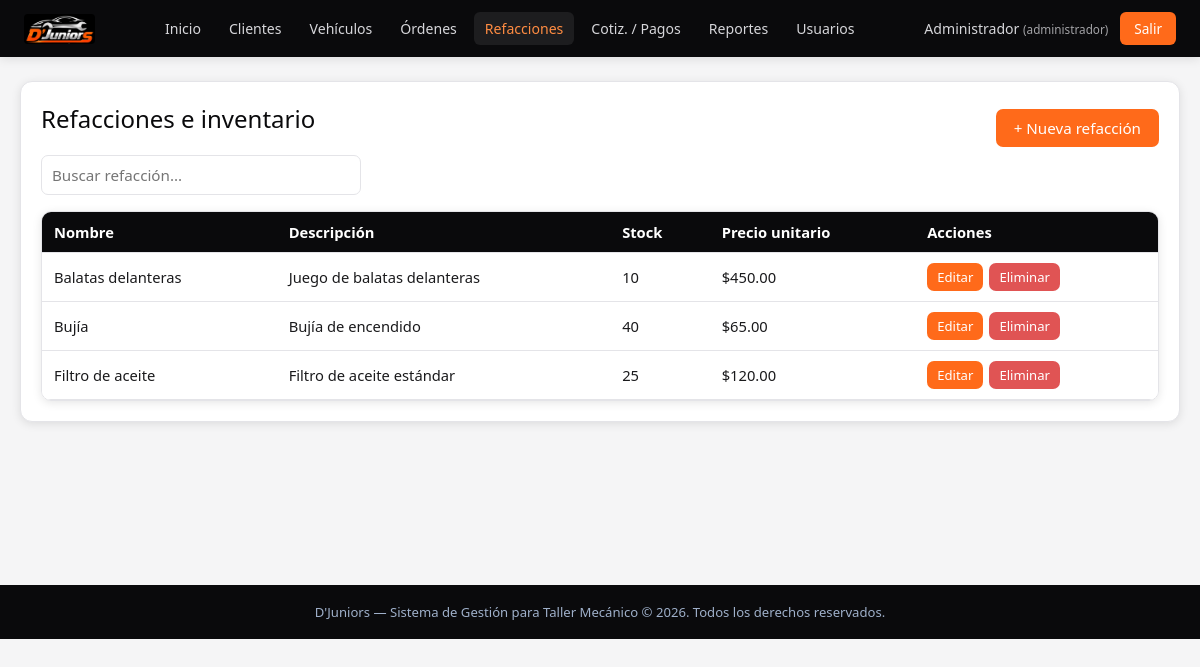
/refacciones/index.php (signed in), run on the app's committed database.
### tables this page shows
CREATE TABLE IF NOT EXISTS `refacciones` (
  `id` int(11) NOT NULL AUTO_INCREMENT,
  `nombre` varchar(150) NOT NULL,
  `descripcion` varchar(255) DEFAULT NULL,
  `stock` int(11) NOT NULL DEFAULT '0',
  `precio_unitario` decimal(10,2) NOT NULL DEFAULT '0.00',
  `fecha_registro` timestamp NOT NULL DEFAULT CURRENT_TIMESTAMP,
  PRIMARY KEY (`id`)
);

### includes/auth.php (called while the page is built, shortened)
<?php
function estaAutenticado() {
    return isset($_SESSION['usuario_id']);
}
function esCliente() {
    return ($_SESSION['usuario_rol'] ?? '') === 'cliente';
}
function rutaBase() {
    $scriptDir = dirname($_SERVER['SCRIPT_NAME']);
    $partes = array_filter(explode('/', $scriptDir));
    $subcarpetas = ['clientes','vehiculos','ordenes','servicios','refacciones','cotizaciones','usuarios','reportes','portal'];
    $ultima = end($partes);
    if (in_array($ultima, $subcarpetas, true)) {
        return '../';
    }
    return '';
}
function usuarioActual() {
    return [
        'id'         => $_SESSION['usuario_id'] ?? null,
        'nombre'     => $_SESSION['usuario_nombre'] ?? null,
        'rol'        => $_SESSION['usuario_rol'] ?? null,
        'cliente_id' => $_SESSION['cliente_id'] ?? null,
    ];
}

### refacciones/index.php (the view, shortened to what this page needs)
<?php
require_once __DIR__ . '/../includes/auth.php';
$pdo = conectarDB();
$busqueda = trim($_GET['q'] ?? '');
if ($busqueda !== '') {
    $stmt = $pdo->prepare('SELECT * FROM refacciones WHERE nombre LIKE ? ORDER BY nombre');
    $stmt->execute(["%$busqueda%"]);
} else {
    $stmt = $pdo->query('SELECT * FROM refacciones ORDER BY nombre');
}
$refacciones = $stmt->fetchAll();
require_once __DIR__ . '/../includes/header.php';
?>
<div class="panel">
    <div class="flex-entre">
        <h2 class="mt-0">Refacciones e inventario</h2>
        <a href="crear.php" class="btn">+ Nueva refacción</a>
    </div>
    <form method="GET" class="form-grupo" style="max-width:320px; margin-bottom:16px;">
        <input type="text" name="q" placeholder="Buscar refacción..." value="<?php echo htmlspecialchars($busqueda); ?>">
    </form>
    <div class="tabla-contenedor">
        <table>
            <thead><tr><th>Nombre</th><th>Descripción</th><th>Stock</th><th>Precio unitario</th><th>Acciones</th></tr></thead>
            <tbody>
                <?php foreach ($refacciones as $r): ?>
                <tr>
                    <td><?php echo htmlspecialchars($r['nombre']); ?></td>
                    <td><?php echo htmlspecialchars($r['descripcion']); ?></td>
                    <td>
                        <?php echo (int) $r['stock']; ?>
                    </td>
                    <td>$<?php echo number_format($r['precio_unitario'], 2); ?></td>
                    <td class="acciones">
                        <a href="editar.php?id=<?php echo $r['id']; ?>" class="btn btn-sm">Editar</a>
                        <a href="index.php?eliminar=<?php echo $r['id']; ?>" class="btn btn-sm btn-peligro confirmar-eliminar" data-mensaje="¿Eliminar esta refacción?">Eliminar</a>
                    </td>
                </tr>
                <?php endforeach; ?>
            </tbody>
        </table>
    </div>
</div>
<?php require_once __DIR__ . '/../includes/footer.php'; ?>

### includes/header.php (shortened to what this page needs)
<?php
require_once __DIR__ . '/auth.php';
$base = rutaBase();
$usuario = usuarioActual();
$cliente = esCliente();
function navActiva($patron) {
    $ruta = $_SERVER['SCRIPT_NAME'];
    foreach ((array) $patron as $p) {
        if (strpos($ruta, $p) !== false) {
            return ' activo';
        }
    }
    return '';
}
?>
<!DOCTYPE html>
<html lang="es">
<head>
<link rel="stylesheet" href="<?php echo $base; ?>css/style.css">
</head>
<body data-base="<?php echo htmlspecialchars($base); ?>">
<?php if (estaAutenticado()): ?>
<header class="topbar">
    <div class="topbar-brand">
        <img src="<?php echo $base; ?>assets/img/logo-header.png" alt="D'Juniors" class="logo-img">
    </div>
    <?php if ($cliente): ?>
    <nav class="topbar-nav" id="navPrincipal">
        <a class="<?php echo navActiva(['/portal/index.php']); ?>" href="<?php echo $base; ?>portal/index.php">Inicio</a>
        <a class="<?php echo navActiva(['/portal/vehiculos.php','/portal/vehiculo.php']); ?>" href="<?php echo $base; ?>portal/vehiculos.php">Mis vehículos</a>
        <a class="<?php echo navActiva(['/portal/ordenes.php','/portal/orden.php']); ?>" href="<?php echo $base; ?>portal/ordenes.php">Mis órdenes</a>
        <a class="<?php echo navActiva(['/portal/perfil.php']); ?>" href="<?php echo $base; ?>portal/perfil.php">Mi perfil</a>
    </nav>
    <?php else: ?>
    <nav class="topbar-nav" id="navPrincipal">
        <a class="<?php echo navActiva(['/dashboard.php']); ?>" href="<?php echo $base; ?>dashboard.php">Inicio</a>
        <a class="<?php echo navActiva(['/clientes/']); ?>" href="<?php echo $base; ?>clientes/index.php">Clientes</a>
        <a class="<?php echo navActiva(['/vehiculos/']); ?>" href="<?php echo $base; ?>vehiculos/index.php">Vehículos</a>
        <a class="<?php echo navActiva(['/ordenes/']); ?>" href="<?php echo $base; ?>ordenes/index.php">Órdenes</a>
        <a class="<?php echo navActiva(['/refacciones/']); ?>" href="<?php echo $base; ?>refacciones/index.php">Refacciones</a>
        <a class="<?php echo navActiva(['/cotizaciones/']); ?>" href="<?php echo $base; ?>cotizaciones/index.php">Cotiz. / Pagos</a>
        <a class="<?php echo navActiva(['/reportes/']); ?>" href="<?php echo $base; ?>reportes/index.php">Reportes</a>
        <?php if ($usuario['rol'] === 'administrador'): ?>
        <a class="<?php echo navActiva(['/usuarios/']); ?>" href="<?php echo $base; ?>usuarios/index.php">Usuarios</a>
        <?php endif; ?>
    </nav>
    <?php endif; ?>
    <div class="topbar-user">
        <span><?php echo htmlspecialchars($usuario['nombre']); ?> <small>(<?php echo htmlspecialchars($cliente ? 'cliente' : $usuario['rol']); ?>)</small></span>
        <a href="<?php echo $base; ?>logout.php" class="btn-logout">Salir</a>
    </div>
</header>
<?php endif; ?>
<main class="contenido">

### includes/footer.php (shortened to what this page needs)
</main>
<footer class="footer">
    <p>D'Juniors — Sistema de Gestión para Taller Mecánico &copy; <?php echo date('Y'); ?>. Todos los derechos reservados.</p>
</footer>
</body>
</html>

### css/style.css (style rules this page uses)
:root { --navy: #0a0a0c; --navy-2: #151517; --navy-3: #1f1f22; --blue: #ff6a1a; --blue-light: #ff8c42; --blue-pale: #fff1e6; --plata: #c9ccd2; --plata-oscura: #9a9ea6; --surface: #f5f5f6; --card-border: #e4e4e8; --texto: #1a1a1c; --gris: #6b6b72; --blanco: #ffffff; --verde: #1f9d6b; --rojo: #e05454; --amarillo: #e0a233; --sombra: 0 2px 10px rgba(10,10,12,0.10); --tabbar-h: 62px; }
* { box-sizing: border-box; }
body { margin: 0; font-family: 'Segoe UI', Arial, sans-serif; background: var(--surface); color: var(--texto); }
a { text-decoration: none; color: inherit; }
.topbar { background: var(--navy); color: var(--blanco); display: flex; align-items: center; justify-content: space-between; padding: 12px 24px; flex-wrap: wrap; box-shadow: var(--sombra); gap: 10px; }
.topbar-brand { display: flex; align-items: center; gap: 8px; font-size: 1.15rem; font-weight: 500; letter-spacing: 0.3px; }
.topbar-brand .logo-img { height: 30px; width: auto; display: block; border-radius: 4px; }
.topbar-nav { display: flex; gap: 6px; flex-wrap: wrap; align-items: center; }
.topbar-nav a { padding: 7px 11px; border-radius: 6px; font-size: 0.88rem; color: #d6d6da; transition: background .2s, color .2s; white-space: nowrap; }
.topbar-nav a:hover, .topbar-nav a.activo { background: rgba(255,255,255,0.08); color: #fff; }
.topbar-nav a.activo { color: var(--blue-light); }
.topbar-user { display: flex; align-items: center; gap: 12px; font-size: 0.88rem; color: #d6d6da; }
.topbar-user small { opacity: 0.75; }
.btn-logout { background: var(--blue); padding: 7px 14px; border-radius: 6px; color: #fff; font-size: 0.85rem; }
.contenido { max-width: 1200px; margin: 24px auto; padding: 0 20px 40px; min-height: 60vh; }
.footer { text-align: center; padding: 18px; color: var(--gris); font-size: 0.82rem; background: var(--navy); }
.footer p { margin: 0; color: #9fb0ca; }
.panel { background: var(--blanco); border-radius: 12px; border: 1px solid var(--card-border); box-shadow: var(--sombra); padding: 20px; margin-bottom: 20px; }
.panel h2, .panel h3 { margin-top: 0; color: var(--navy); font-weight: 500; }
.form-grupo { margin-bottom: 14px; display: flex; flex-direction: column; gap: 6px; }
input, select, textarea { padding: 9px 10px; border: 1px solid var(--card-border); border-radius: 7px; font-size: 0.95rem; width: 100%; font-family: inherit; background: var(--blanco); color: var(--texto); }
.btn { display: inline-block; padding: 9px 18px; border: none; border-radius: 7px; background: var(--blue); color: #fff; cursor: pointer; font-size: 0.95rem; font-weight: 500; transition: background .2s; }
.btn-peligro { background: var(--rojo); }
.btn-sm { padding: 5px 10px; font-size: 0.82rem; }
table { width: 100%; border-collapse: collapse; background: var(--blanco); }
thead { background: var(--navy); color: #fff; }
th, td { padding: 10px 12px; text-align: left; border-bottom: 1px solid var(--card-border); font-size: 0.92rem; }
.tabla-contenedor { overflow-x: auto; border-radius: 10px; box-shadow: var(--sombra); border: 1px solid var(--card-border); }
.flex-entre { display: flex; justify-content: space-between; align-items: center; flex-wrap: wrap; gap: 10px; }
.mt-0 { margin-top: 0; }
.acciones { display: flex; gap: 6px; flex-wrap: wrap; }

### data on the page
refacciones: nombre "Balatas delanteras", descripcion "Juego de balatas delanteras", stock "10", precio_unitario "450.00"
refacciones: nombre "Bujía", descripcion "Bujía de encendido", stock "40", precio_unitario "65.00"
refacciones: nombre "Filtro de aceite", descripcion "Filtro de aceite estándar", stock "25", precio_unitario "120.00"

### other printed values
$usuario['nombre'] "Administrador"
$cliente ? 'cliente' : $usuario['rol'] "administrador"
